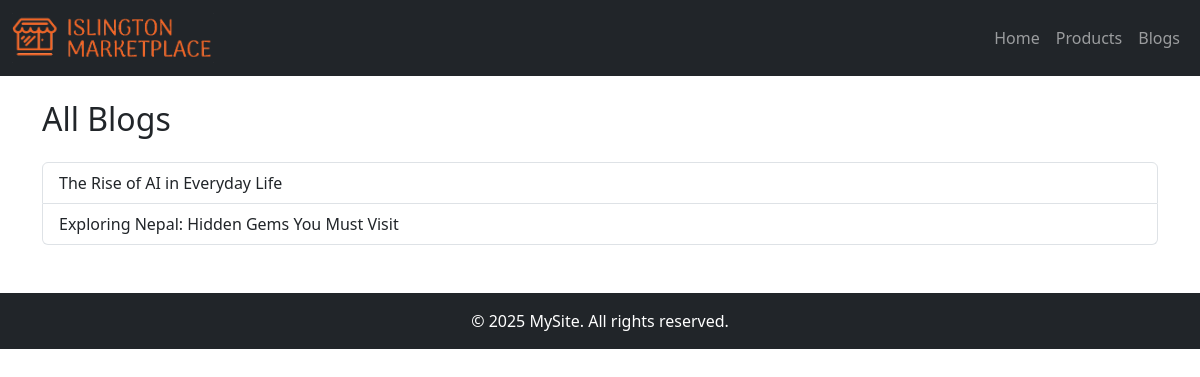
/blogs/, run on an earlier commit of the app's database.
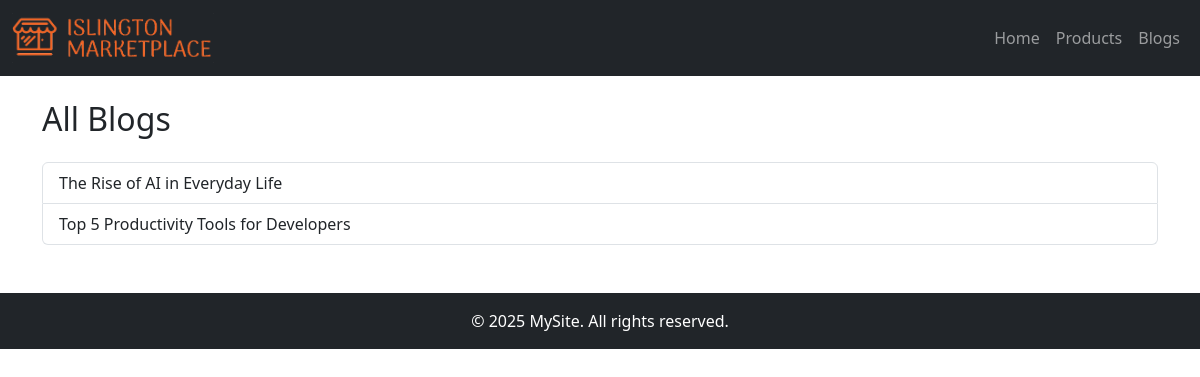
And on a later commit of the database.
### blogs/models.py (models this page shows, shortened)
class Blog(models.Model):
    category = models.CharField(max_length=100, default='Untitled')
    title = models.CharField(max_length=255)
    content = models.TextField()
    author = models.CharField(max_length=100)
    blog_image = models.ImageField(upload_to='photos/blogs', blank=True)

### blogs/views.py (the view)
# urls.py: path('', views.blog_list, name='blog_list'),
def blog_list(request):
    all_blogs = Blog.objects.all()
    return render(request, 'blogs/blogs1.html', {'blogs': all_blogs})

### pages/context_processors.py (called while the page is built)
def pages_links(request):
    pages = Page.objects.all()
    return {'pages': pages}

### sitesetting/context_processors.py (called while the page is built)
def site_settings(request):
    setting = SiteSetting.objects.first()
    return {'site_setting': setting}

### templates copy/blogs/blogs1.html
{% extends 'master/base1.html' %}
{% block content %}
<h2 class="mb-4">All Blogs</h2>
<div class="list-group">
  {% for blog in blogs %}
    <a href="{% url 'blog_detail' blog.pk %}" class="list-group-item list-group-item-action">
      {{ blog.title }}
    </a>
  {% endfor %}
</div>
{% endblock %}

What changed in the data, as far as the page shows it:
removed Blog: title "Exploring Nepal: Hidden Gems You Must Visit"
added Blog: title "Top 5 Productivity Tools for Developers"
